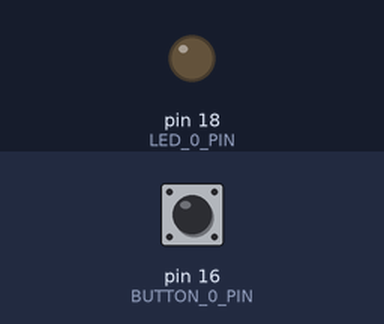
This program was run on a simulated Raspberry Pi (header pin numbers). Shown: output pins drawn as LEDs (lit = HIGH). The inputs (shaded band) are chosen by the test bench; at power-on: pin 16 (BUTTON_0_PIN) LOW.

Above: at 1.2 s.
1.3 s: pin 16 (BUTTON_0_PIN) pulled HIGH for 0.15 s
At 2.5 s:
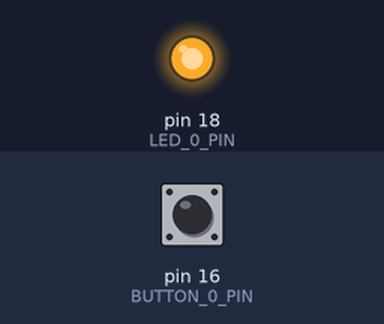
2.9 s: pin 16 (BUTTON_0_PIN) pulled HIGH for 1 s
At 3.8 s:
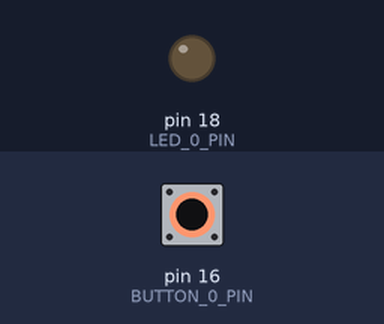
5.4 s: pin 16 (BUTTON_0_PIN) pulled HIGH for 3.2 s
At 5.7 s:
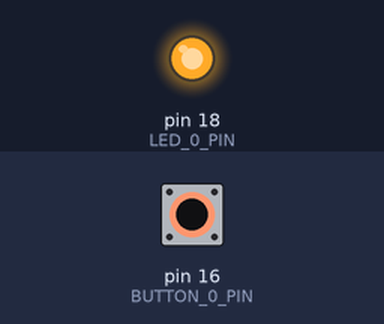
Timing chart, 0 to 8.4 s (numbered marks = the images above; inputs shaded):
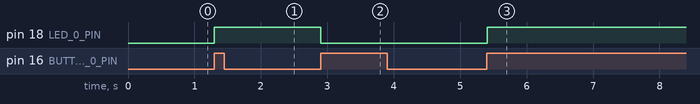

Measured:
- after the input at 1.3 s, pin 18 (LED_0_PIN): LOW → HIGH at once
- after the input at 2.9 s, pin 18 (LED_0_PIN): HIGH → LOW at once
- after the input at 5.4 s, pin 18 (LED_0_PIN): LOW → HIGH at once

The program:

flashlight.py
```python
# Flashlight - Lab RPi1
# Reese Ford
# Created 10/24/2024
# Modified 10/24/2024 by Reese Ford
# Last Commit: 5452b6cd2aa92f6d147034b3a05714c1f8148b26

import time
import sys

try:
    # Pin Vars
    BUTTON_0_PIN = 16
    LED_0_PIN = 18

    # Importing and setting up GPIO
    try:
        import RPi.GPIO as GPIO
    except RuntimeError:
        print("Error importing RPi.GPIO")

    GPIO.setmode(GPIO.BOARD)
    GPIO.setup(BUTTON_0_PIN, GPIO.IN)
    GPIO.setup(LED_0_PIN, GPIO.OUT)

    # Basic Flashlight
    letgo = True
    led_power = False

    while True:
        if GPIO.input(BUTTON_0_PIN):
            if letgo:
                led_power = not led_power
                letgo = False

        else:
            letgo = True

        if led_power:
            GPIO.output(LED_0_PIN, True)
        else:
            GPIO.output(LED_0_PIN, False)

        time.sleep(0.01)

except KeyboardInterrupt:
    print("Got Keyboard Interrupt. Cleaning up and exiting")
    GPIO.output(LED_0_PIN, False)
    GPIO.cleanup()
    sys.exit()
```
